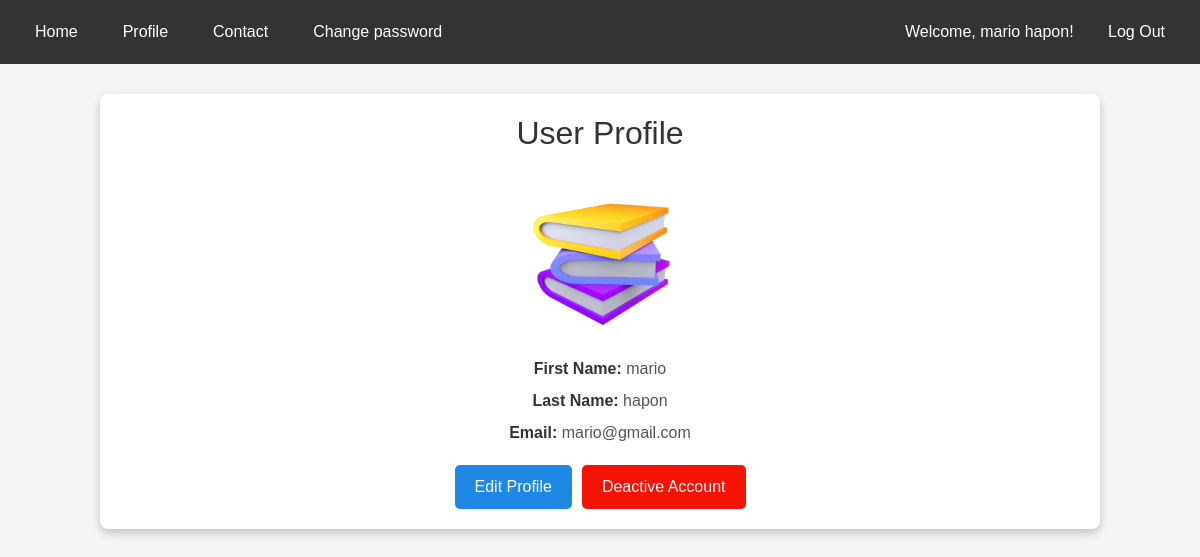
Page /profile.php (signed in) on the earlier database version.
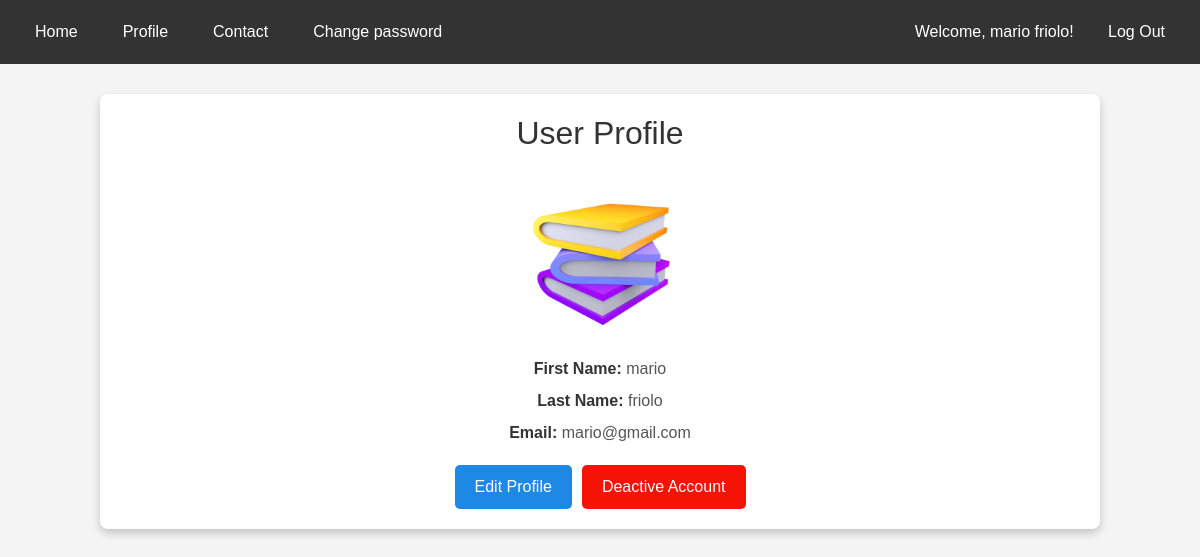
Same page on the later database version.
### tables this page shows
CREATE TABLE `users` (
  `id` int(11) NOT NULL,
  `fname` varchar(50) NOT NULL,
  `lname` varchar(50) NOT NULL,
  `email` varchar(100) NOT NULL,
  `pass` varchar(255) NOT NULL,
  `phone` varchar(15) NOT NULL,
  `address` text NOT NULL,
  `created_at` timestamp NOT NULL DEFAULT current_timestamp(),
  `profile_image` varchar(255) DEFAULT NULL
);

### profile.php (the view, shortened to what this page needs)
<!DOCTYPE html>
<html>
<head>
    <link rel="stylesheet" href="">
    <link href="https://cdn.jsdelivr.net/npm/bootstrap@5.0.2/dist/css/bootstrap.min.css" rel="stylesheet">
</head>
<body>
    <div class="navbar">
        <div class="nav-links">
            <a href="dashboard.php">Home</a>
            <a href="profile.php">Profile</a>
            <a href="#contact">Contact</a>
            <a href="./changepass.php">Change password</a>
        </div>
        <div>
            <?php
            @include 'db_connect.php';
            $user_id = $_SESSION['id'];
            $sql = "SELECT fname, lname FROM `users` WHERE id = ?";
            $stmt = mysqli_prepare($conn, $sql);
            mysqli_stmt_bind_param($stmt, "i", $user_id);
            mysqli_stmt_execute($stmt);
            $result = mysqli_stmt_get_result($stmt);
            if ($row = mysqli_fetch_assoc($result)) {
                $fname = htmlspecialchars($row['fname']);
                $lname = htmlspecialchars($row['lname']);
                echo "<a href='#' >Welcome, $fname $lname!</a>";
            } else {
                echo "User not found.";
            }
            ?>
            <a href="sign-in.php">Log Out</a>
        </div>
    </div>
    <?php
    @include 'db_connect.php';
    $user_id = $_SESSION['id'];
    $sql = "SELECT fname, lname, profile_image, email FROM `users` WHERE id = ?";
    $stmt = mysqli_prepare($conn, $sql);
    mysqli_stmt_bind_param($stmt, "i", $user_id);
    mysqli_stmt_execute($stmt);
    $result = mysqli_stmt_get_result($stmt);
    if ($row = mysqli_fetch_assoc($result)) {
        $fname = htmlspecialchars($row['fname']);
        $lname = htmlspecialchars($row['lname']);
        $profile_image = htmlspecialchars($row['profile_image']);
        $email = htmlspecialchars($row['email']);
    } else {
        echo "User not found.";
    }
    ?>
    <div class="profile-card">
        <div>
            <h2>User Profile</h2>
        </div>
        <img src="<?php echo $profile_image ? $profile_image : 'uploads/default.jpg'; ?>" alt="Profile Picture">
        <div class="profile-details">
            <p><strong>First Name:</strong> <?php echo "$fname "; ?></p>
            <p><strong>Last Name:</strong> <?php echo "$lname"; ?></p>
            <p><strong>Email:</strong> <?php echo $email; ?></p>
            <div class="action-button">
                <a href="edit-profile.php" class="edit-profile">Edit Profile</a>
                <a href="deactive.php" class="deactive-account">Deactive Account</a>
            </div>
        </div>
    </div>
</body>
</html>

### profile.php (style rules this page uses)
body { margin: 0; font-family: Arial, sans-serif; background-color: #f4f4f4; }
.navbar { display: flex; justify-content: space-between; align-items: center; background-color: #333; padding: 10px 20px; }
.navbar a { color: white; text-decoration: none; padding: 10px 15px; }
.nav-links { display: flex; gap: 15px; }
.profile-card { width: 1000px; margin: 30px auto; padding: 20px; background-color: #fff; border-radius: 8px; box-shadow: 0 4px 8px rgba(0, 0, 0, 0.2); text-align: center; }
.profile-card img { width: 180px; height: 180px; border-radius: 50%; object-fit: cover; margin-bottom: 15px; margin-left: auto; margin-right: auto; display: block; }
.profile-card h2 { margin-top: 0; margin-bottom: 10px; text-align: center; color: #333; }
.profile-card p { margin: 8px 0; text-align: center; color: #555; }
.profile-card strong { font-weight: bold; color: #333; }
.profile-details { text-align: center; }
.action-button { display: flex; text-decoration: none; justify-content: center; margin-top: 20px; gap: 10px; }
.action-button a { display: block; padding: 10px 20px; text-decoration: none; color: white; border-radius: 5px; border: none; }
.action-button a.edit-profile { background-color: #1e88e5; }
.action-button a.deactive-account { background-color: #f41304; }

Differences in the rows shown:
changed users "mario": lname "hapon" → "friolo"
